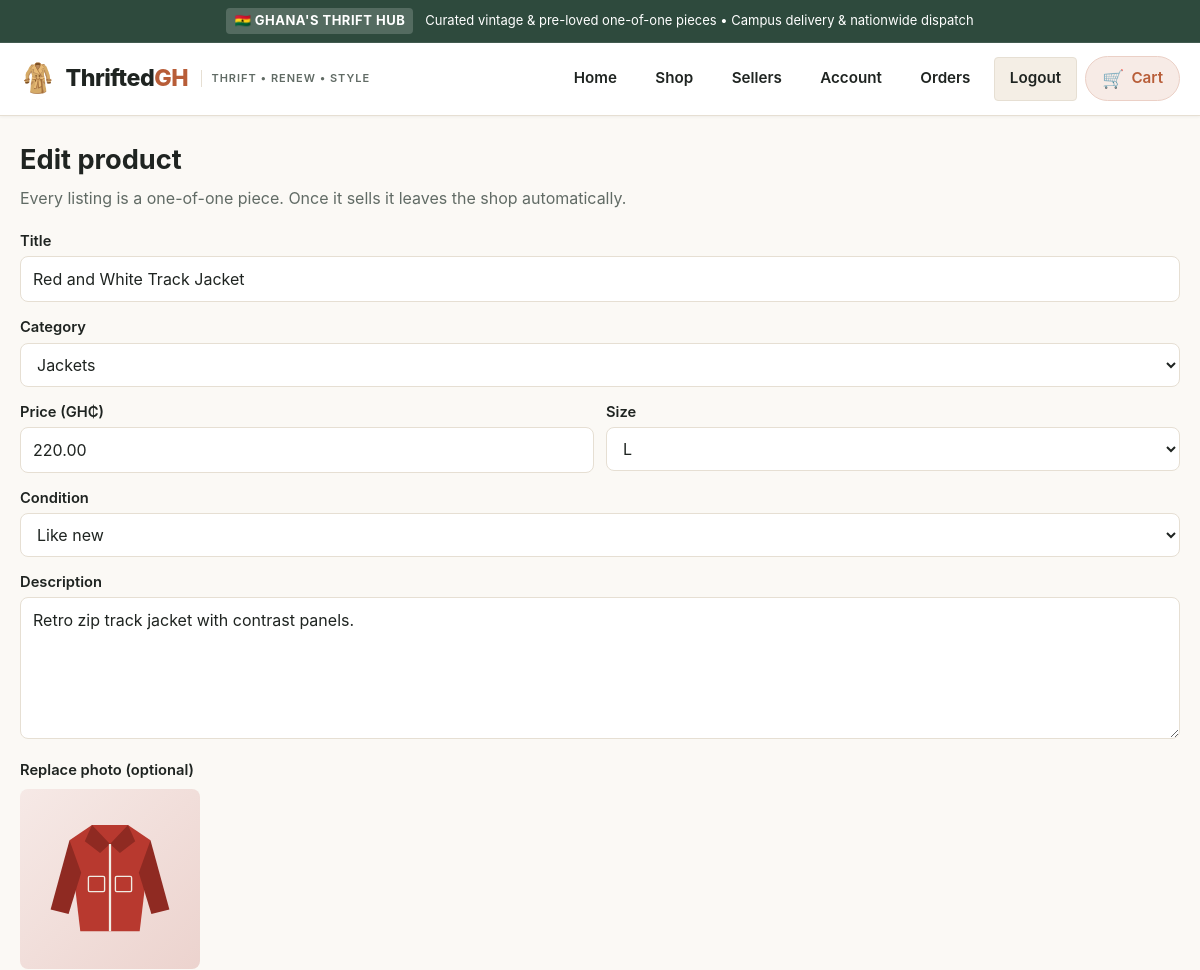
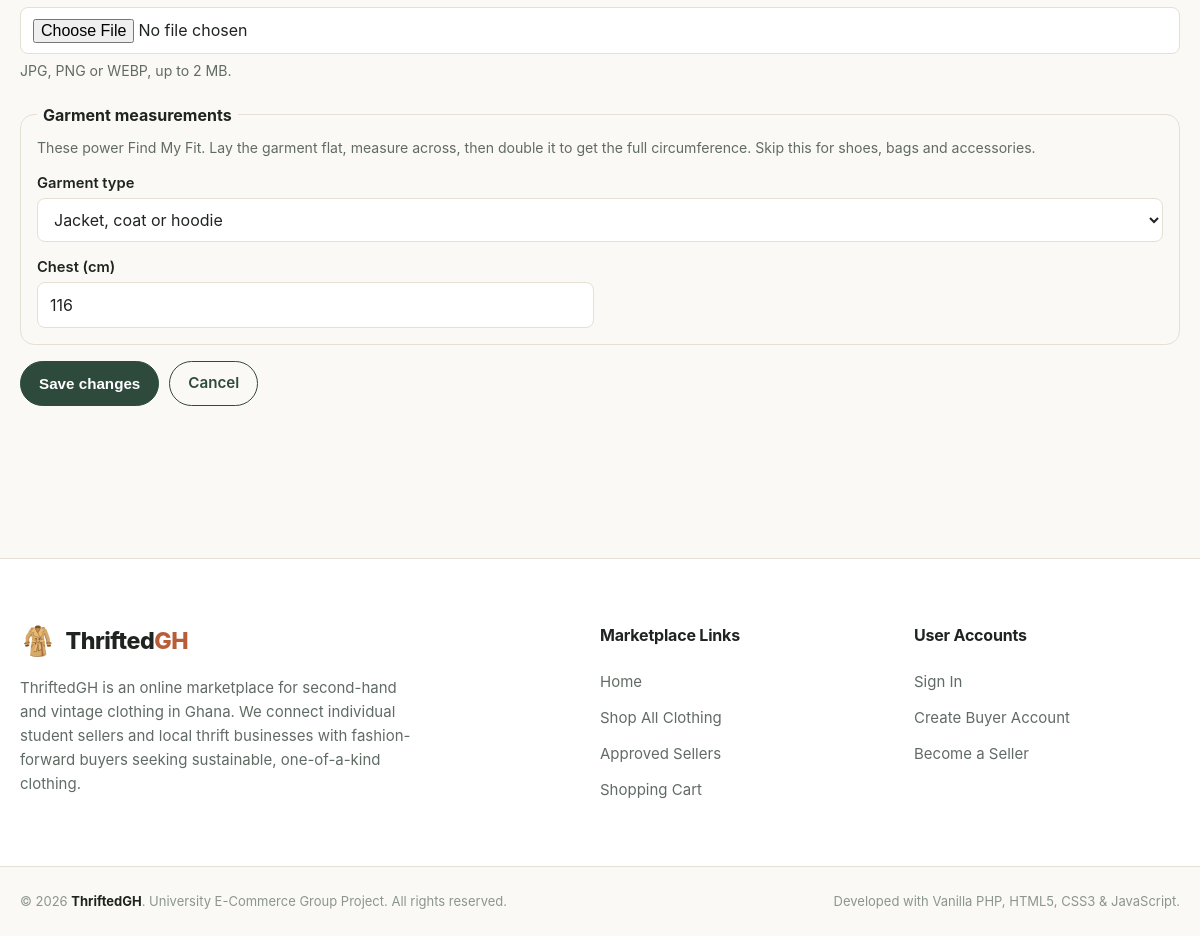
The app's page /views/seller_product_form.php?id=4 (signed in) with its own data (2 pictures, top to bottom).
### tables this page shows
CREATE TABLE products (
    product_id INT AUTO_INCREMENT PRIMARY KEY,
    seller_id INT NOT NULL,
    category_id INT NOT NULL,
    title VARCHAR(150) NOT NULL,
    description TEXT,
    price DECIMAL(10,2) NOT NULL,
    size VARCHAR(30),
    item_condition ENUM('like_new','good','fair')
        NOT NULL,
    image_path VARCHAR(255),
    stock_quantity INT NOT NULL DEFAULT 1,
    status ENUM('available','reserved','sold','hidden')
        NOT NULL DEFAULT 'available',
    created_at TIMESTAMP DEFAULT CURRENT_TIMESTAMP,
    FOREIGN KEY (seller_id)
        REFERENCES seller_profiles(seller_id),
    FOREIGN KEY (category_id)
        REFERENCES categories(category_id),
    CHECK (price >= 0),
    CHECK (stock_quantity IN (0,1))
);

CREATE TABLE categories (
    category_id INT AUTO_INCREMENT PRIMARY KEY,
    category_name VARCHAR(100) NOT NULL UNIQUE
);

CREATE TABLE IF NOT EXISTS product_garment_types (
    product_id INT NOT NULL PRIMARY KEY,
    garment_type ENUM('top','bottom','dress','outerwear') NOT NULL,
    FOREIGN KEY (product_id)
        REFERENCES products(product_id)
        ON DELETE CASCADE
);

### classes/ProductClass.php (called while the page is built, shortened)
<?php
trait ShopQueryTrait
{
    protected function conn()
    {
        $connection = Database::getInstance();
        return $connection;
    }
    protected function run($sql, $types = '', array $params = [])
    {
        $connection = $this->conn();
        $stmt = $connection->prepare($sql);
        if ($types !== '') {
            $stmt->bind_param($types, ...$params);
        }
        if (!$stmt->execute()) {
            $error = $stmt->error;
            $stmt->close();
            throw new RuntimeException($error);
        }
        return $stmt;
    }
    protected function fetchAll($sql, $types = '', array $params = [])
    {
        $stmt = $this->run($sql, $types, $params);
        $result = $stmt->get_result();
        $rows = $result ? $result->fetch_all(MYSQLI_ASSOC) : [];
        return $rows;
    }
    protected function fetchOne($sql, $types = '', array $params = [])
    {
        $rows = $this->fetchAll($sql, $types, $params);
        return $rows ? $rows[0] : null;
    }
}
class ProductClass
{
    public function getCategories()
    {
        try {
            return $this->fetchAll("SELECT category_id, category_name AS name FROM categories ORDER BY category_name ASC");
        } catch (Throwable $error) {
            error_log('ProductClass::getCategories ' . $error->getMessage());
            return [];
        }
    }
    public function getOwnedProduct($productId, $sellerId)
    {
        try {
            return $this->fetchOne(
                "SELECT p.product_id, p.seller_id, p.category_id, p.title, p.description, p.price,
                        p.size, p.item_condition, p.image_path, p.status,
                        pg.garment_type, pm.chest_cm, pm.waist_cm, pm.hips_cm, pm.inseam_cm
                 FROM products p
                 LEFT JOIN product_garment_types pg ON pg.product_id = p.product_id
                 LEFT JOIN product_measurements pm ON pm.product_id = p.product_id
                 WHERE p.product_id = ? AND p.seller_id = ? AND p.status <> 'hidden'
                 LIMIT 1",
                'ii',
                [(int)$productId, (int)$sellerId]
            );
        } catch (Throwable $error) {
            error_log('ProductClass::getOwnedProduct ' . $error->getMessage());
            return null;
        }
    }
    public function getApprovedSellerByUserId($userId)
    {
        try {
            return $this->fetchOne(
                "SELECT sp.seller_id, sp.user_id, sp.shop_name, sp.seller_type, sp.description, sp.location
                 FROM seller_profiles sp
                 WHERE sp.user_id = ? AND " . self::APPROVED_CONDITION . "
                 LIMIT 1",
                'i',
                [(int)$userId]
            );
        } catch (Throwable $error) {
            error_log('ProductClass::getApprovedSellerByUserId ' . $error->getMessage());
            return null;
        }
    }
}

### views/seller_product_form.php (the view, shortened to what this page needs)
<?php
require_once __DIR__ . '/../controllers/Product.php';
$seller = seller_find_approved_ctr(tgh_current_user_id());
$productId = isset($_GET['id']) ? (int)$_GET['id'] : 0;
$editing = $productId > 0;
$product = null;
if ($editing) {
    $product = seller_owned_product_ctr($productId, $seller['seller_id']);
}
$old = tgh_old_input_take();
$categories = seller_form_categories_ctr();
function tgh_field_value($name, $old, $product, $column = null)
{
    if ($product) {
        $value = $product[$column ?? $name] ?? '';
        if ($column !== null && $value !== '') {
            return rtrim(rtrim(number_format((float)$value, 2, '.', ''), '0'), '.');
        }
        return $value;
    }
    return '';
}
$values = [
    'title' => tgh_field_value('title', $old, $product),
    'description' => tgh_field_value('description', $old, $product),
    'price' => tgh_field_value('price', $old, $product),
    'category_id' => tgh_field_value('category_id', $old, $product),
    'size' => tgh_field_value('size', $old, $product),
    'item_condition' => tgh_field_value('item_condition', $old, $product),
    'garment_type' => tgh_field_value('garment_type', $old, $product),
    'chest' => tgh_field_value('chest', $old, $product, 'chest_cm'),
    'waist' => tgh_field_value('waist', $old, $product, 'waist_cm'),
    'hips' => tgh_field_value('hips', $old, $product, 'hips_cm'),
    'inseam' => tgh_field_value('inseam', $old, $product, 'inseam_cm')
];
?>
<section class="m3-head">
    <h1><?= $editing ? 'Edit product' : 'Add a product' ?></h1>
    <p class="m3-muted">Every listing is a one-of-one piece. Once it sells it leaves the shop automatically.</p>
</section>
<form id="product-form" class="m3-form" method="post" enctype="multipart/form-data" novalidate
      action="<?= tgh_e($root) ?>actions/products.php">
    <label for="title">Title</label>
    <input type="text" id="title" name="title" maxlength="150" required value="<?= tgh_e($values['title']) ?>">
    <label for="category_id">Category</label>
    <select id="category_id" name="category_id" required>
        <?php foreach ($categories as $category): ?>
            <option value="<?= (int)$category['category_id'] ?>" <?= (string)$values['category_id'] === (string)$category['category_id'] ? 'selected' : '' ?>>
                <?= tgh_e($category['name']) ?>
            </option>
        <?php endforeach; ?>
    </select>
    <div class="m3-two">
        <div>
            <label for="price">Price (GH₵)</label>
            <input type="text" inputmode="decimal" id="price" name="price" required value="<?= tgh_e($values['price']) ?>">
        </div>
        <div>
            <label for="size">Size</label>
            <select id="size" name="size" required>
                <?php foreach (ProductClass::SIZES as $size): ?>
                    <option value="<?= tgh_e($size) ?>" <?= $values['size'] === $size ? 'selected' : '' ?>><?= tgh_e($size) ?></option>
                <?php endforeach; ?>
            </select>
        </div>
    </div>
    <label for="item_condition">Condition</label>
    <select id="item_condition" name="item_condition" required>
        <?php foreach (ProductClass::CONDITIONS as $key => $label): ?>
            <option value="<?= tgh_e($key) ?>" <?= $values['item_condition'] === $key ? 'selected' : '' ?>><?= tgh_e($label) ?></option>
        <?php endforeach; ?>
    </select>
    <label for="description">Description</label>
    <textarea id="description" name="description" rows="5" maxlength="2000" required><?= tgh_e($values['description']) ?></textarea>
    <label for="image"><?= $editing ? 'Replace photo (optional)' : 'Photo' ?></label>
    <?php if ($editing && !empty($product['image_path'])): ?>
        <img class="m3-preview" id="current-image" src="<?= tgh_e($root . $product['image_path']) ?>" alt="Current photo">
    <?php endif; ?>
    <input type="file" id="image" name="image" accept="image/jpeg,image/png,image/webp" <?= $editing ? '' : 'required' ?>>
    <p class="m3-hint">JPG, PNG or WEBP, up to 2 MB.</p>
    <fieldset class="m3-fieldset">
        <legend>Garment measurements</legend>
        <p class="m3-hint">These power Find My Fit. Lay the garment flat, measure across, then double it to get the full circumference. Skip this for shoes, bags and accessories.</p>
        <label for="garment_type">Garment type</label>
        <select id="garment_type" name="garment_type">
            <?php foreach (ProductClass::GARMENT_TYPES as $key => $label): ?>
                <option value="<?= tgh_e($key) ?>" <?= $values['garment_type'] === $key ? 'selected' : '' ?>><?= tgh_e($label) ?></option>
            <?php endforeach; ?>
        </select>
        <div id="measure-fields" class="m3-two">
            <div data-dim="chest">
                <label for="chest">Chest (cm)</label>
                <input type="text" inputmode="decimal" id="chest" name="chest" value="<?= tgh_e($values['chest']) ?>">
            </div>
        </div>
    </fieldset>
    <div class="m3-actions-row">
        <button type="submit" class="m3-btn"><?= $editing ? 'Save changes' : 'Publish listing' ?></button>
        <a class="m3-btn m3-btn-ghost" href="seller_dashboard.php">Cancel</a>
    </div>
</form>

### css/style.css (style rules this page uses)
:root { --color-primary: #b85d38; --color-primary-hover: #9c4927; --color-secondary: #2e4a3d; --color-secondary-hover: #22372d; --color-accent: #d97706; --color-accent-hover: #b45309; --color-bg: #fbf9f5; --color-surface: #ffffff; --color-surface-muted: #f4eee5; --color-border: #e6dfd3; --color-border-light: #f0eae1; --color-text-main: #1f2421; --color-text-muted: #616b65; --color-text-light: #8a968f; --badge-likenew-bg: #e8f5ec; --badge-likenew-color: #196f3d; --badge-good-bg: #e5f1f8; --badge-good-color: #1b5e8c; --badge-fair-bg: #fff1d6; --badge-fair-color: #b45309; --font-main: -apple-system, BlinkMacSystemFont, "Segoe UI", Roboto, "Helvetica Neue", Arial, sans-serif; --container-max-width: 1200px; --radius-sm: 4px; --radius-md: 8px; --radius-lg: 14px; --radius-full: 9999px; --shadow-subtle: 0 1px 3px rgba(0, 0, 0, 0.05); --shadow-card: 0 4px 12px rgba(31, 36, 33, 0.07); --shadow-hover: 0 8px 24px rgba(31, 36, 33, 0.12); --shadow-modal: 0 16px 40px rgba(0, 0, 0, 0.2); --transition-fast: 0.18s ease; --transition-normal: 0.25s ease; }
*, *::before, *::after { box-sizing: border-box; margin: 0; padding: 0; }
html { scroll-behavior: smooth; }
body { font-family: var(--font-main); font-size: 16px; line-height: 1.6; color: var(--color-text-main); background-color: var(--color-bg); min-height: 100vh; display: flex; flex-direction: column; }
img { max-width: 100%; height: auto; display: block; }
a { color: var(--color-primary); text-decoration: none; transition: color var(--transition-fast); }
:root { --m3-ink: var(--color-text-main, #1f2421); --m3-muted: var(--color-text-muted, #616b65); --m3-bg: var(--color-bg, #fbf9f5); --m3-card: var(--color-surface, #ffffff); --m3-line: var(--color-border, #e6dfd3); --m3-accent: var(--color-secondary, #2e4a3d); --m3-accent-dark: var(--color-secondary-hover, #22372d); --m3-clay: var(--color-primary, #b85d38); --m3-danger: #a32d2d; --m3-radius: var(--radius-lg, 14px); }
.m3-wrap h1 { font-size: 1.7rem; margin: 0 0 6px; }
.m3-head { margin-bottom: 20px; }
.m3-muted { color: var(--m3-muted); }
.m3-hint { color: var(--m3-muted); font-size: 0.88rem; margin: 6px 0 12px; }
.m3-btn { display: inline-block; padding: 10px 18px; border: 1px solid var(--m3-accent); border-radius: 999px; background: var(--m3-accent); color: #fff; font-size: 0.95rem; font-weight: 600; text-decoration: none; cursor: pointer; }
.m3-btn-ghost { background: transparent; color: var(--m3-accent); }
.m3-actions-row { display: flex; flex-wrap: wrap; gap: 10px; margin: 16px 0; }
.m3-form label { display: block; margin: 14px 0 4px; font-weight: 600; font-size: 0.92rem; }
.m3-form input[type="text"], .m3-form select, .m3-form textarea, .m3-form input[type="file"] { width: 100%; box-sizing: border-box; padding: 10px 12px; border: 1px solid var(--m3-line); border-radius: 8px; background: #fff; font: inherit; color: inherit; }
.m3-two { display: grid; grid-template-columns: 1fr 1fr; gap: 12px; }
.m3-fieldset { margin: 22px 0 0; padding: 4px 16px 16px; border: 1px solid var(--m3-line); border-radius: var(--m3-radius); }
.m3-fieldset legend { font-weight: 700; padding: 0 6px; }
.m3-preview { display: block; max-width: 180px; border-radius: 8px; margin: 8px 0; }

### records on screen
products: title "Red and White Track Jacket", category_id "Jackets", price "220.00", item_condition "Like new", description "Retro zip track jacket with contrast panels.", image_path (picture)
product_garment_types: garment_type "Jacket, coat or hoodie"

### other values on screen
form field size "L"
